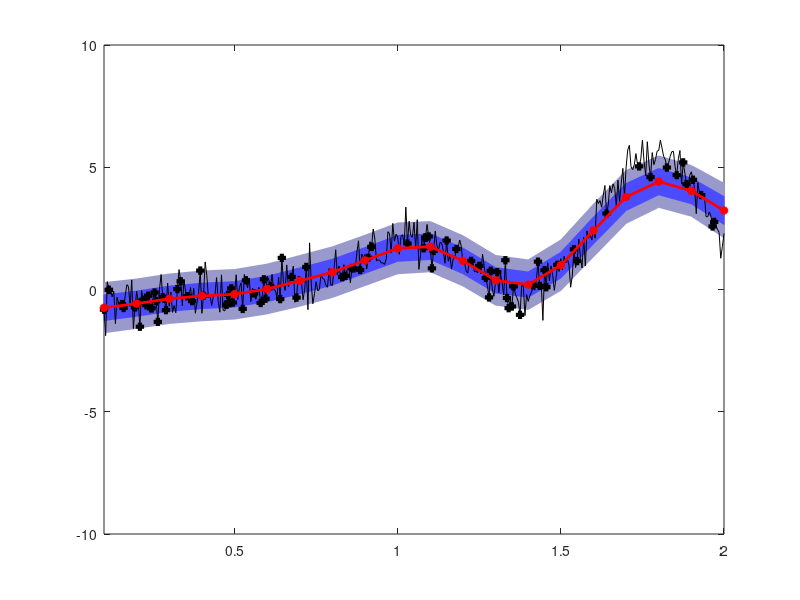

Recreate this plot in MATLAB.
% ---------------------------------------------
%
% Simple Gaussian regression
%
%
% Johan Dahlin (johan.dahlin@isy.liu.se)
% 2013-03-19
%
% ---------------------------------------------

clear all;

% --------------------------------------------------------------
% Initalisation
% --------------------------------------------------------------

% Specify the function model and the covariance function
par.f=@(x) 2*x+x.^2.*sin(8*x)-1;
%par.f=@(x) sin(10*x).*exp(x);
par.covfunc = @(x,y,par) par.a+par.b*(x.*y)+par.c*exp(-(x-y).^2/par.d);

% Parameters
par.sigmae=0.5;          % Noise variance
par.Ntrain=100;          % Number of training data
par.a=0;                 % Covariance intercept
par.b=1;                 % Covariance scaling of cross-term
par.c=0.2;               % Covariance scale of exponential
par.d=0.05;              % Covariance "variance" 
par.stepbystep=0;        % Should the plot step forward?
par.color1=[0.6 0.6 0.8];
par.color2=[0.3 0.3 1];

% --------------------------------------------------------------
% Begin simulation
% --------------------------------------------------------------

% Generate some data and randomly select par.Ntrain points
data.x=0.005:0.005:2; data.y=par.f(data.x)+par.sigmae*randn(length(data.x),1)';
data.tT=randsample(length(data.x),par.Ntrain,'false');
data.xE=0.1:0.1:2;

% Plot the data
plot(data.x,data.y)

% Repeat the following for each training data point
for ll=1:par.Ntrain
    if ~(par.stepbystep==1); ll=par.Ntrain; end;
    
    % construct new training data vectors
    data.xT=data.x(data.tT(1:ll)); data.yT=data.y(data.tT(1:ll));

    % Calculate the K-matrix
    for ii=1:ll
        for jj=1:ll
            K(ii,jj)=par.covfunc(data.xT(ii),data.xT(jj),par);
        end
    end

    % Calculate the predictive mean and covariance for each evalutation
    % point in data.xE
    for kk=1:length(data.xE)
        % Predictive mean (eq 2.25 in Rasmussen&Williams)
        alpha=(K+par.sigmae^2*eye(ll))\data.yT';
        for ii=1:ll; kstar(ii)=par.covfunc(data.xE(kk),data.xT(ii),par); end
        fhatE(kk)=kstar*alpha;

        % Predictive covariance (eq 2.26 in Rasmussen&Williams)
        fhatV(kk)=par.covfunc(data.xE(kk),data.xE(kk),par)-kstar...
            /(K+par.sigmae^2*eye(ll))*kstar'+par.sigmae.^2;
    end

    % Plotting
    h=fill([data.xE fliplr(data.xE)],[fhatE-1.96.*sqrt(fhatV) fliplr(fhatE+1.96.*sqrt(fhatV))],par.color1);
    set(h,'EdgeColor',par.color1);
    hold on; 
        h=fill([data.xE fliplr(data.xE)],[fhatE-sqrt(fhatV) fliplr(fhatE+sqrt(fhatV))],par.color2);
        set(h,'EdgeColor',par.color2);
        plot(data.x,data.y,'k')
        plot(data.xT,data.yT,'k+','LineWidth',3);
        plot(data.xE,fhatE,'r-*','LineWidth',2);
        
        %plot(data.xE,fhatE+1.96.*sqrt(fhatV),'r:');
        %plot(data.xE,fhatE-1.96.*sqrt(fhatV),'r:');
        axis([0.1 2 -10 10]);
    hold off;
    
    if ~(par.stepbystep==1); break; else; pause; end;
end 
